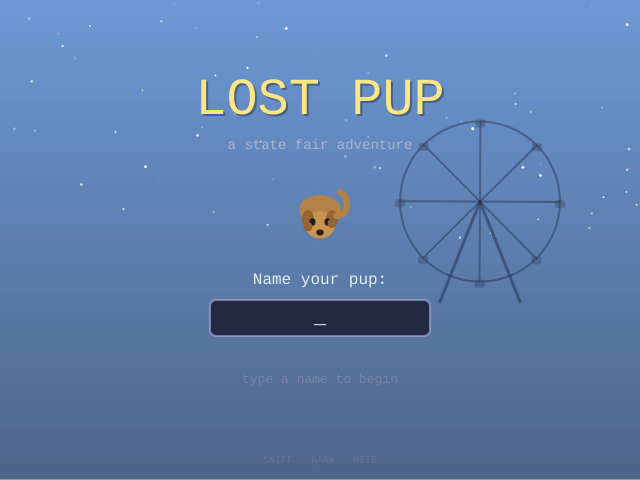
Frame 1 (no input)
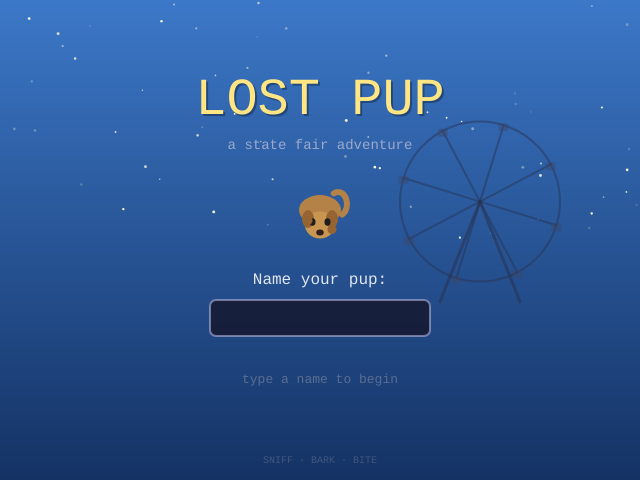
Frame 60 (no input)
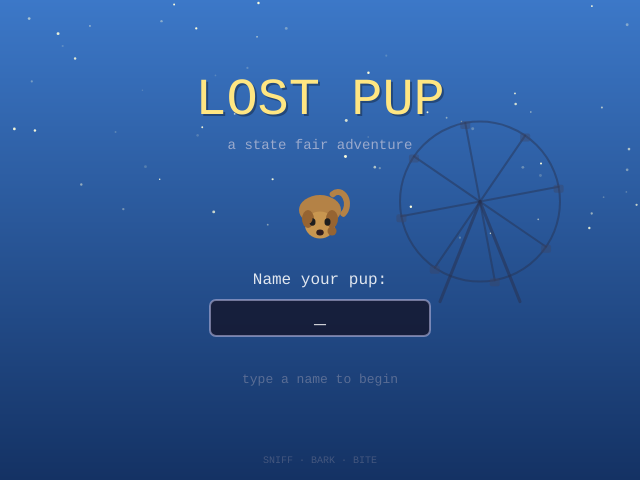
Frame 120 (the mouse pressed at the canvas centre since frame 60)

The p5.js sketch that drew these frames (run headless with seeded random() and noise() and a simulated clock; from frame 60 on, the mouse is pressed at the canvas centre):

// p5.js sketch
// ── sketch.js
// ============================================================
//  LOST PUP – a simple RPG in p5.js
//  A dog gets lost at a state fair and must find its family.
//  Paste into editor.p5js.org and click Play.
// ============================================================

// -- Game states --
const STATE_TITLE   = 0;
const STATE_STORY   = 1;
const STATE_PADDOCK = 2;
const STATE_MAP     = 3;
let gameState = STATE_TITLE;

// -- Player --
let pupName = "";
let typingName = true;
let cursorBlink = 0;

// -- Story slideshow --
let storyIndex = 0;
let storyFrame = 0;          // frames elapsed in current beat
let storyFade  = 0;          // 0..1 fade-in for each beat
const STORY_PANEL_TOP = 0;
const STORY_PANEL_BOT = 360; // caption area below
const STORY_BEATS = 5;

// -- Paddock layout (single-screen, top-down) --
const PAD_X = 110, PAD_Y = 170;
const PAD_W = 420, PAD_H = 220;
const GATE_W = 80;
const GATE_CX = PAD_X + PAD_W / 2;

// -- Pup (shared, used in paddock) --
let pup = {
  x: PAD_X + PAD_W / 2,
  y: PAD_Y + PAD_H / 2 + 20,
  dir: 0, frame: 0, speed: 2.2
};
let moving = false;
let bumpTimer = 0;       // brief flash when hitting fence
let gateNudges = 0;      // counts how many times player has poked the gate
let gateOpen = false;    // becomes true after biting the latch
let gateSwing = 0;       // animation amount for the gate opening (0..1)

// -- Action / message system --
let actionMessage = "";
let actionMessageTimer = 0;
let animalJumpTimer = 0; // bark startles the neighbours

// -- Overworld (retained for later use; not entered in this build) --
const TILE = 32;
const MAP_COLS = 40, MAP_ROWS = 30;
const MAP_W = MAP_COLS * TILE, MAP_H = MAP_ROWS * TILE;
let camX = 0, camY = 0;
let landmarks = [];

// ============================================================
//  SETUP / DRAW
// ============================================================
function setup() {
  createCanvas(640, 480);
  textFont("monospace");
  buildLandmarks();
}

function draw() {
  if (gameState === STATE_TITLE) {
    drawTitle();
  } else if (gameState === STATE_STORY) {
    drawStory();
  } else if (gameState === STATE_PADDOCK) {
    updatePaddock();
    drawPaddock();
  } else if (gameState === STATE_MAP) {
    updateMap();
    drawMap();
  }
}

// ============================================================
//  TITLE SCREEN
// ============================================================
function drawTitle() {
  for (let y = 0; y < height; y++) {
    let t = y / height;
    stroke(lerp(60, 20, t), lerp(120, 50, t), lerp(200, 100, t));
    line(0, y, width, y);
  }

  noStroke();
  randomSeed(42);
  for (let i = 0; i < 60; i++) {
    let sx = random(width);
    let sy = random(height * 0.5);
    let twinkle = 150 + 105 * sin(frameCount * 0.03 + i);
    fill(255, 255, 220, twinkle);
    ellipse(sx, sy, random(1.5, 3));
  }

  drawFerrisWheel(width * 0.75, height * 0.42, 80);

  noStroke();
  textAlign(CENTER, CENTER);
  fill(0, 0, 0, 80);
  textSize(52);
  text("LOST PUP", width / 2 + 2, 102);
  fill(255, 230, 130);
  text("LOST PUP", width / 2, 100);

  fill(200, 200, 220, 180);
  textSize(14);
  text("a state fair adventure", width / 2, 145);

  drawPupSprite(width / 2, 210, 3, 0, true);

  fill(255, 255, 255, 220);
  textSize(16);
  text("Name your pup:", width / 2, 280);

  let boxW = 220, boxH = 36;
  let boxX = width / 2 - boxW / 2;
  let boxY = 300;
  fill(20, 20, 40, 200);
  stroke(180, 180, 220, 150);
  strokeWeight(2);
  rect(boxX, boxY, boxW, boxH, 6);

  noStroke();
  fill(255);
  textSize(20);
  let displayName = pupName;
  cursorBlink += 0.06;
  if (sin(cursorBlink) > 0 && typingName) displayName += "_";
  text(displayName, width / 2, boxY + boxH / 2);

  if (pupName.length > 0) {
    let alpha = 150 + 100 * sin(frameCount * 0.05);
    fill(255, 230, 130, alpha);
    textSize(15);
    text("[ press ENTER to start ]", width / 2, 380);
  } else {
    fill(160, 160, 180, 120);
    textSize(13);
    text("type a name to begin", width / 2, 380);
  }

  fill(140, 140, 160, 100);
  textSize(10);
  text("SNIFF · BARK · BITE", width / 2, height - 20);
}

function drawFerrisWheel(cx, cy, r) {
  push();
  stroke(40, 50, 80, 120);
  strokeWeight(2);
  noFill();
  ellipse(cx, cy, r * 2, r * 2);

  let spokeCount = 8;
  let rot = frameCount * 0.005;
  for (let i = 0; i < spokeCount; i++) {
    let a = rot + (TWO_PI / spokeCount) * i;
    let ex = cx + cos(a) * r;
    let ey = cy + sin(a) * r;
    line(cx, cy, ex, ey);
    fill(60, 70, 100, 100);
    noStroke();
    rect(ex - 5, ey - 2, 10, 8, 2);
    stroke(40, 50, 80, 120);
    strokeWeight(2);
    noFill();
  }

  stroke(40, 50, 80, 140);
  strokeWeight(3);
  line(cx, cy, cx - r * 0.5, cy + r + 20);
  line(cx, cy, cx + r * 0.5, cy + r + 20);
  pop();
}

// ============================================================
//  STORY SLIDESHOW
// ============================================================
function drawStory() {
  storyFrame++;
  storyFade = constrain(storyFrame / 30, 0, 1);

  background(0);

  // Each beat draws into the panel area (0..STORY_PANEL_BOT)
  if      (storyIndex === 0) drawBeatArrival();
  else if (storyIndex === 1) drawBeatFerrisWheel();
  else if (storyIndex === 2) drawBeatCowChaos();
  else if (storyIndex === 3) drawBeatFlight();
  else if (storyIndex === 4) drawBeatWakeUp();

  // Fade-in mask
  if (storyFade < 1) {
    noStroke();
    fill(0, 0, 0, 255 * (1 - storyFade));
    rect(0, 0, width, STORY_PANEL_BOT);
  }

  drawStoryUI();
}

function drawStoryUI() {
  // Caption box
  noStroke();
  fill(15, 15, 22);
  rect(0, STORY_PANEL_BOT, width, height - STORY_PANEL_BOT);
  stroke(180, 180, 220, 80);
  strokeWeight(1);
  line(0, STORY_PANEL_BOT, width, STORY_PANEL_BOT);

  noStroke();
  fill(255, 230, 200);
  textAlign(LEFT, TOP);
  textSize(13);
  text(getStoryCaption(storyIndex, pupName), 24, STORY_PANEL_BOT + 18, width - 48, 80);

  // Page count
  textAlign(RIGHT, BOTTOM);
  textSize(10);
  fill(140, 140, 160);
  text("scene " + (storyIndex + 1) + " / " + STORY_BEATS, width - 16, height - 10);

  // Advance hint
  let alpha = 150 + 100 * sin(frameCount * 0.06);
  fill(255, 230, 130, alpha);
  textAlign(LEFT, BOTTOM);
  textSize(11);
  let hint = (storyIndex < STORY_BEATS - 1)
    ? "[ press SPACE / ENTER for next ]"
    : "[ press SPACE / ENTER to play ]";
  text(hint, 16, height - 10);
}

function getStoryCaption(i, name) {
  let n = name && name.length ? name : "the pup";
  switch (i) {
    case 0: return "It was a sunny morning, and the family arrived at the state fair with " + n + " happily tagging along.";
    case 1: return "While the family climbed aboard the Ferris wheel, they tied " + n + "'s leash to a temporary barrier nearby.";
    case 2: return "A farmer paused to pose her prize cow for a photo. The flash spooked the cow — it bolted, knocking the fence over!";
    case 3: return "Caught in the panic, " + n + " slipped free and fled through the crowd, frantically searching for the family.";
    case 4: return "" + n + " awoke in a small holding pen — the fair helpers had scooped up the loose pup and locked it in the small-animal paddock.";
  }
  return "";
}

// -- Beat 1: arrival at the fair --
function drawBeatArrival() {
  // Sky gradient
  for (let y = 0; y < STORY_PANEL_BOT; y++) {
    let t = y / STORY_PANEL_BOT;
    stroke(lerp(120, 200, t), lerp(180, 220, t), lerp(240, 230, t));
    line(0, y, width, y);
  }
  noStroke();

  // Sun
  fill(255, 240, 180, 90);
  ellipse(width - 100, 70, 110);
  fill(255, 235, 150);
  ellipse(width - 100, 70, 60);

  // Distant ferris wheel
  drawFerrisWheel(110, 130, 38);

  // Distant tents
  drawTent(220, 200, 50, [220, 90, 80]);
  drawTent(290, 195, 60, [80, 140, 200]);
  drawTent(380, 200, 55, [220, 180, 70]);
  drawTent(460, 198, 50, [120, 180, 100]);

  // Ground
  fill(110, 170, 80);
  rect(0, 245, width, STORY_PANEL_BOT - 245);
  // Path leading up to entrance
  fill(190, 165, 130);
  beginShape();
  vertex(width / 2 - 90, STORY_PANEL_BOT);
  vertex(width / 2 + 90, STORY_PANEL_BOT);
  vertex(width / 2 + 35, 245);
  vertex(width / 2 - 35, 245);
  endShape(CLOSE);

  // Fair entrance arch
  drawFairArch(width / 2, 245, 230);

  // Family + pup walking in (slow bob)
  let t = storyFrame * 0.08;
  let bob = sin(t) * 1.5;
  let approach = constrain(storyFrame * 0.3, 0, 60);
  let fy = STORY_PANEL_BOT - 35 - approach * 0.1;
  drawHuman(width / 2 - 70, fy + bob, 1.0, [70, 95, 150], [220, 195, 175], "dad");
  drawHuman(width / 2 - 35, fy - bob, 0.95, [180, 80, 100], [240, 215, 195], "mom");
  drawHuman(width / 2 + 5, fy + bob, 0.7, [230, 190, 70], [255, 220, 200], "kid");
  drawPupSideView(width / 2 + 40, fy + 10 - bob * 0.6, 1.2, true);

  // Floating balloon
  let by = 235 + sin(t * 0.7) * 6;
  fill(220, 70, 90);
  ellipse(width / 2 + 20, by, 14, 17);
  stroke(40);
  strokeWeight(1);
  line(width / 2 + 20, by + 8, width / 2 + 5, fy - 12);
  noStroke();
}

// -- Beat 2: Ferris wheel & tied-up pup --
function drawBeatFerrisWheel() {
  // Sky (afternoon)
  for (let y = 0; y < STORY_PANEL_BOT; y++) {
    let t = y / STORY_PANEL_BOT;
    stroke(lerp(255, 240, t), lerp(180, 200, t), lerp(140, 180, t));
    line(0, y, width, y);
  }
  noStroke();

  // Ground
  fill(120, 165, 85);
  rect(0, 280, width, STORY_PANEL_BOT - 280);

  // Big ferris wheel center-stage
  let wcx = width * 0.5;
  let wcy = 170;
  let wr = 130;
  drawBigFerrisWheel(wcx, wcy, wr, true);

  // Crowd silhouettes walking past in the foreground
  for (let i = 0; i < 5; i++) {
    let cx = (frameCount * 0.4 + i * 130) % (width + 80) - 40;
    let cy = 320 + (i % 2) * 6;
    drawCrowdPerson(cx, cy, 0.7, 60 + i * 30);
  }

  // Barrier / fence post in foreground with pup tied to it
  let fx = width * 0.22;
  let fy = 320;
  // Fence panel (chain-link-ish vertical posts)
  stroke(80, 60, 40);
  strokeWeight(3);
  line(fx - 40, fy + 20, fx + 40, fy + 20);
  line(fx - 40, fy + 5,  fx + 40, fy + 5);
  for (let i = -2; i <= 2; i++) {
    line(fx + i * 18, fy - 8, fx + i * 18, fy + 30);
  }
  noStroke();
  // post caps
  fill(60, 40, 25);
  for (let i = -2; i <= 2; i++) {
    ellipse(fx + i * 18, fy - 8, 4, 4);
  }

  // Pup sitting tied to it
  let pupX = fx + 5;
  let pupY = fy + 36;
  drawPupSideView(pupX, pupY, 1.4, false);

  // Leash from collar to fence post
  stroke(220, 60, 60);
  strokeWeight(2);
  noFill();
  bezier(pupX - 5, pupY - 4, pupX - 12, pupY - 18, fx - 15, fy + 5, fx - 18, fy + 8);
  noStroke();
}

function drawBigFerrisWheel(cx, cy, r, animated) {
  push();
  // Wheel rim
  stroke(80, 60, 40);
  strokeWeight(4);
  noFill();
  ellipse(cx, cy, r * 2, r * 2);
  stroke(120, 90, 50);
  strokeWeight(2);
  ellipse(cx, cy, r * 1.92, r * 1.92);

  let spokeCount = 8;
  let rot = animated ? frameCount * 0.006 : 0;
  for (let i = 0; i < spokeCount; i++) {
    let a = rot + (TWO_PI / spokeCount) * i;
    let ex = cx + cos(a) * r;
    let ey = cy + sin(a) * r;
    stroke(80, 60, 40);
    strokeWeight(2);
    line(cx, cy, ex, ey);

    // Gondola
    let gColors = [
      [220, 80, 80], [240, 200, 80], [120, 200, 130],
      [80, 160, 220], [180, 110, 220], [240, 130, 170],
      [80, 200, 200], [240, 160, 80]
    ];
    let gc = gColors[i];
    noStroke();
    fill(60, 40, 30);
    line(ex, ey, ex, ey + 8);
    stroke(60, 40, 30);
    strokeWeight(1);
    line(ex, ey, ex, ey + 8);
    noStroke();
    fill(gc[0], gc[1], gc[2]);
    rect(ex - 9, ey + 8, 18, 12, 3);
    fill(220, 230, 255, 200);
    rect(ex - 7, ey + 10, 14, 5);

    // The family is in the topmost gondola (highlighted)
    if (i === 6) { // approximately top after rotation
      // tiny waving figures
      fill(60, 70, 120);
      ellipse(ex - 4, ey + 11, 3, 3);
      fill(180, 80, 100);
      ellipse(ex,    ey + 11, 3, 3);
      fill(230, 190, 70);
      ellipse(ex + 4, ey + 11, 3, 3);
    }
  }

  // Center hub
  noStroke();
  fill(60, 40, 25);
  ellipse(cx, cy, 18, 18);
  fill(200, 180, 120);
  ellipse(cx, cy, 10, 10);

  // Support legs
  stroke(80, 60, 40);
  strokeWeight(5);
  line(cx, cy, cx - r * 0.55, cy + r + 24);
  line(cx, cy, cx + r * 0.55, cy + r + 24);
  pop();
}

// -- Beat 3: Cow chaos --
function drawBeatCowChaos() {
  // Sky / background tinted by camera flash
  let flashCycle = (storyFrame % 90);
  let flashAmt = 0;
  if (flashCycle < 8) flashAmt = 1 - flashCycle / 8;

  // Sky
  for (let y = 0; y < STORY_PANEL_BOT; y++) {
    let t = y / STORY_PANEL_BOT;
    stroke(lerp(220, 230, t), lerp(180, 210, t), lerp(140, 160, t));
    line(0, y, width, y);
  }
  noStroke();

  // Ground
  fill(120, 165, 85);
  rect(0, 240, width, STORY_PANEL_BOT - 240);

  // Distant booths
  drawTent(80, 220, 55, [180, 100, 120]);
  drawTent(540, 215, 60, [110, 160, 200]);

  // Photographer (left)
  drawPhotographer(120, 290, 1.0);

  // Cow rearing in the middle
  let shake = sin(storyFrame * 0.6) * 2;
  drawCow(330 + shake, 300, 1.4, true);

  // Farmer (right) being yanked by the rope
  drawFarmer(440, 295, 1.0);
  // Rope from farmer's hand to cow's head
  stroke(220, 200, 150);
  strokeWeight(2);
  noFill();
  bezier(425, 280, 400, 270, 380, 260, 305, 260 + shake);
  noStroke();

  // Knocked-over fence pieces
  push();
  translate(220, 320);
  rotate(-0.4);
  fill(140, 100, 60);
  rect(0, 0, 60, 5);
  rect(0, 12, 60, 5);
  pop();
  push();
  translate(280, 335);
  rotate(0.2);
  fill(140, 100, 60);
  rect(0, 0, 50, 4);
  pop();

  // Tied pup in panic, leash snapping
  let panicX = 250 + sin(storyFrame * 0.4) * 3;
  drawPupSideView(panicX, 335, 1.0, false);
  // panic squiggles above pup
  stroke(40);
  strokeWeight(1.5);
  noFill();
  for (let i = 0; i < 3; i++) {
    let sx = panicX - 12 + i * 10;
    line(sx, 312, sx + 3, 308);
    line(sx + 3, 308, sx, 304);
  }
  noStroke();

  // Camera flash burst
  if (flashAmt > 0) {
    // White overlay
    fill(255, 255, 255, 220 * flashAmt);
    rect(0, 0, width, STORY_PANEL_BOT);

    // Flash rays from photographer
    push();
    translate(132, 270);
    stroke(255, 255, 200, 230 * flashAmt);
    strokeWeight(3);
    for (let a = -PI/2 - 0.6; a <= -PI/2 + 0.6; a += 0.15) {
      line(0, 0, cos(a) * 200, sin(a) * 200);
    }
    pop();
  }

  // "*FLASH!*" text
  if (flashAmt > 0.2) {
    push();
    translate(165, 230);
    rotate(-0.15);
    noStroke();
    fill(255, 240, 80);
    textAlign(CENTER, CENTER);
    textSize(28);
    text("*FLASH!*", 0, 0);
    pop();
  }
}

// -- Beat 4: The flight --
function drawBeatFlight() {
  // Sky a bit later, dustier
  for (let y = 0; y < STORY_PANEL_BOT; y++) {
    let t = y / STORY_PANEL_BOT;
    stroke(lerp(230, 220, t), lerp(170, 180, t), lerp(120, 130, t));
    line(0, y, width, y);
  }
  noStroke();

  // Ground
  fill(140, 130, 90);
  rect(0, 250, width, STORY_PANEL_BOT - 250);

  // Crowd of legs in background, jumbled
  for (let i = 0; i < 14; i++) {
    let cx = (i * 47 + (frameCount * 0.6) % 47) % width;
    let cy = 245 + (i % 3) * 10;
    drawCrowdPerson(cx, cy + 18, 0.85, 90 + i * 17);
  }

  // Dust clouds (plumes left behind by the running pup)
  for (let i = 0; i < 6; i++) {
    let dx = 380 - i * 35 + sin(frameCount * 0.1 + i) * 2;
    let dy = 330 + (i % 2) * 6;
    fill(200, 190, 160, 180 - i * 25);
    ellipse(dx, dy, 28 - i * 2, 14 - i);
  }

  // Pup running fast (offset bob)
  let runBob = sin(frameCount * 0.5) * 2;
  let runX = 200 + sin(frameCount * 0.05) * 6;
  drawRunningPup(runX, 320 + runBob, 1.6);

  // Motion lines behind the pup
  stroke(60, 50, 40, 200);
  strokeWeight(2);
  for (let i = 0; i < 5; i++) {
    let mx = runX + 30 + i * 16;
    let my = 305 + i * 5;
    line(mx, my, mx + 14, my);
  }
  noStroke();

  // Anxious "?!" above the pup
  fill(40);
  textAlign(LEFT, CENTER);
  textSize(22);
  text("?!", runX - 20, 290 - sin(frameCount * 0.2) * 2);
}

// -- Beat 5: Waking up in the holding pen --
function drawBeatWakeUp() {
  // Dim barn lighting
  background(70, 55, 45);

  // Wooden wall behind
  fill(110, 80, 55);
  rect(0, 0, width, 130);
  stroke(80, 55, 35);
  strokeWeight(1);
  for (let i = 0; i < 14; i++) {
    line(i * 50, 0, i * 50, 130);
  }
  noStroke();
  // Beam
  fill(70, 50, 30);
  rect(0, 122, width, 8);

  // Window beam of light
  fill(255, 220, 140, 60);
  beginShape();
  vertex(420, 0);
  vertex(560, 0);
  vertex(640, 240);
  vertex(360, 240);
  endShape(CLOSE);

  // Floor (dirt with hay)
  fill(150, 110, 70);
  rect(0, 130, width, STORY_PANEL_BOT - 130);
  // Hay strands
  stroke(220, 200, 130);
  strokeWeight(1);
  randomSeed(7);
  for (let i = 0; i < 60; i++) {
    let hx = random(width);
    let hy = random(140, STORY_PANEL_BOT - 5);
    let ang = random(-0.4, 0.4);
    line(hx, hy, hx + cos(ang) * 6, hy + sin(ang) * 6);
  }
  noStroke();

  // Pen fence (foreground rails)
  drawPenFence(60, 240, 520, 100);

  // Sleeping pup curled up
  drawSleepingPup(width / 2, 305, 1.6);

  // ZZZ
  push();
  let zt = storyFrame * 0.04;
  noStroke();
  fill(220, 220, 240, 200);
  textAlign(LEFT, CENTER);
  textSize(20);
  text("z", width / 2 + 30 + sin(zt) * 2, 270 - (zt * 8) % 30);
  textSize(16);
  text("z", width / 2 + 22 + sin(zt + 1) * 2, 280 - (zt * 8 + 10) % 30);
  textSize(12);
  text("z", width / 2 + 16 + sin(zt + 2) * 2, 286 - (zt * 8 + 20) % 30);
  pop();

  // A nearby caged rabbit pen for context
  drawTinyPen(70, 250, 70, 50, [240, 240, 240]); // rabbit
  drawTinyPen(515, 252, 75, 55, [230, 200, 130]); // chicken
}

// ============================================================
//  STORY HELPERS – figures and props
// ============================================================
function drawHuman(x, y, scale, shirt, skin, kind) {
  push();
  translate(x, y);
  let s = scale;

  // Shadow
  noStroke();
  fill(0, 0, 0, 60);
  ellipse(0, 18 * s, 18 * s, 4 * s);

  // Legs
  fill(40, 40, 70);
  rect(-3 * s, 0, 2.5 * s, 14 * s, 1);
  rect(0.6 * s, 0, 2.5 * s, 14 * s, 1);

  // Body
  fill(shirt[0], shirt[1], shirt[2]);
  rect(-5 * s, -16 * s, 10 * s, 18 * s, 2);

  // Arms
  fill(skin[0], skin[1], skin[2]);
  rect(-7 * s, -15 * s, 2 * s, 13 * s, 1);
  rect(5 * s, -15 * s, 2 * s, 13 * s, 1);

  // Head
  fill(skin[0], skin[1], skin[2]);
  ellipse(0, -22 * s, 9 * s, 10 * s);

  // Hair
  if (kind === "mom") {
    fill(110, 60, 30);
    arc(0, -23 * s, 11 * s, 9 * s, PI, TWO_PI);
    fill(110, 60, 30);
    rect(-5.5 * s, -23 * s, 11 * s, 5 * s, 2);
  } else if (kind === "kid") {
    fill(180, 130, 60);
    arc(0, -23 * s, 9 * s, 7 * s, PI, TWO_PI);
  } else {
    fill(60, 40, 25);
    arc(0, -23 * s, 9 * s, 6 * s, PI, TWO_PI);
  }

  // Smile
  noFill();
  stroke(50, 30, 20);
  strokeWeight(0.8);
  arc(0, -20 * s, 3 * s, 2 * s, 0, PI);
  noStroke();

  pop();
}

function drawCrowdPerson(x, y, scale, hueSeed) {
  let s = scale;
  push();
  translate(x, y);
  noStroke();
  // legs
  fill(30, 30, 50);
  rect(-3 * s, 0, 2.5 * s, 14 * s);
  rect(0.6 * s, 0, 2.5 * s, 14 * s);
  // body (varied shirt)
  let r = 80 + (hueSeed * 13) % 160;
  let g = 80 + (hueSeed * 29) % 160;
  let b = 80 + (hueSeed * 7) % 160;
  fill(r, g, b);
  rect(-5 * s, -16 * s, 10 * s, 18 * s, 2);
  // head
  fill(220, 195, 175);
  ellipse(0, -22 * s, 8 * s, 9 * s);
  // hair
  fill(40, 25, 15);
  arc(0, -23 * s, 8 * s, 6 * s, PI, TWO_PI);
  pop();
}

function drawFarmer(x, y, scale) {
  let s = scale;
  drawHuman(x, y, scale, [180, 70, 70], [230, 200, 175], "dad");
  // straw hat brim
  push();
  translate(x, y);
  noStroke();
  fill(220, 180, 110);
  ellipse(0, -28 * s, 18 * s, 4 * s);
  fill(200, 160, 90);
  rect(-4.5 * s, -32 * s, 9 * s, 5 * s, 2);
  // overalls strap
  fill(60, 80, 130);
  rect(-2 * s, -16 * s, 1.5 * s, 18 * s);
  pop();
}

function drawPhotographer(x, y, scale) {
  let s = scale;
  drawHuman(x, y, scale, [50, 60, 80], [220, 195, 175], "dad");
  // hands holding camera up to face
  push();
  translate(x, y);
  noStroke();
  fill(20, 20, 25);
  rect(-7 * s, -28 * s, 14 * s, 8 * s, 1);
  fill(70, 70, 80);
  ellipse(0, -24 * s, 5 * s, 5 * s);
  fill(220, 220, 230);
  ellipse(0, -24 * s, 2.5 * s, 2.5 * s);
  // little flash bulb on top
  fill(255, 255, 200);
  rect(3 * s, -32 * s, 4 * s, 3 * s, 1);
  pop();
}

function drawCow(x, y, scale, rearing) {
  push();
  translate(x, y);
  if (rearing) rotate(-0.45);
  let s = scale;

  noStroke();
  // body
  fill(245, 245, 240);
  ellipse(0, 0, 50 * s, 28 * s);
  // spots
  fill(40, 40, 40);
  ellipse(-10 * s, -3 * s, 12 * s, 9 * s);
  ellipse(8 * s, 4 * s, 10 * s, 7 * s);
  ellipse(16 * s, -5 * s, 9 * s, 6 * s);
  ellipse(-18 * s, 5 * s, 7 * s, 5 * s);

  // back legs (stationary)
  fill(40, 40, 40);
  rect(10 * s, 8 * s, 4 * s, 16 * s);
  rect(16 * s, 8 * s, 4 * s, 16 * s);

  // front legs (kicking up)
  rect(-12 * s, 4 * s, 4 * s, 14 * s);
  rect(-6 * s, 4 * s, 4 * s, 14 * s);

  // udder
  fill(255, 195, 200);
  ellipse(8 * s, 12 * s, 9 * s, 6 * s);

  // head
  fill(245, 245, 240);
  ellipse(-26 * s, -5 * s, 18 * s, 14 * s);
  // snout
  fill(220, 175, 175);
  ellipse(-33 * s, -2 * s, 9 * s, 7 * s);
  // nostrils
  fill(120, 80, 80);
  ellipse(-35 * s, -3 * s, 1.8 * s);
  ellipse(-35 * s, 0 * s, 1.8 * s);
  // eye (panicked, wide)
  fill(255);
  ellipse(-26 * s, -10 * s, 5 * s, 5 * s);
  fill(0);
  ellipse(-25 * s, -10 * s, 2.4 * s, 2.4 * s);
  // horns
  fill(225, 205, 165);
  triangle(-26 * s, -12 * s, -28 * s, -19 * s, -22 * s, -12 * s);
  triangle(-22 * s, -12 * s, -22 * s, -19 * s, -18 * s, -12 * s);
  // ear
  fill(40, 40, 40);
  ellipse(-19 * s, -12 * s, 6 * s, 4 * s);

  pop();
}

function drawTent(x, y, w, color) {
  push();
  translate(x, y);
  noStroke();
  // shadow
  fill(0, 0, 0, 50);
  ellipse(0, w * 0.32, w * 1.1, w * 0.18);
  // body
  fill(color[0], color[1], color[2]);
  triangle(-w / 2, w * 0.3, w / 2, w * 0.3, 0, -w * 0.45);
  // stripe
  fill(255, 255, 255, 150);
  triangle(-w / 4, w * 0.15, w / 4, w * 0.15, 0, -w * 0.2);
  // flag
  stroke(60, 40, 30);
  strokeWeight(1);
  line(0, -w * 0.45, 0, -w * 0.6);
  noStroke();
  fill(220, 50, 50);
  triangle(0, -w * 0.6, 0, -w * 0.5, w * 0.18, -w * 0.55);
  pop();
}

function drawFairArch(cx, baseY, w) {
  push();
  noStroke();
  // Posts
  fill(140, 100, 60);
  rect(cx - w / 2 - 6, baseY - 90, 12, 90);
  rect(cx + w / 2 - 6, baseY - 90, 12, 90);
  // Banner
  fill(220, 60, 60);
  rect(cx - w / 2 - 10, baseY - 110, w + 20, 30, 4);
  fill(255, 235, 130);
  textAlign(CENTER, CENTER);
  textSize(15);
  text("STATE FAIR", cx, baseY - 95);
  // Bunting
  stroke(240, 220, 80);
  strokeWeight(1.5);
  noFill();
  for (let i = 0; i < 10; i++) {
    let x1 = cx - w / 2 + i * (w / 10);
    let x2 = cx - w / 2 + (i + 1) * (w / 10);
    arc((x1 + x2) / 2, baseY - 75, x2 - x1, 8, 0, PI);
  }
  pop();
}

function drawPupSideView(x, y, scale, isMoving) {
  push();
  translate(x, y);
  let s = scale;

  // Shadow
  noStroke();
  fill(0, 0, 0, 60);
  ellipse(0, 9 * s, 22 * s, 4 * s);

  // Body
  fill(180, 130, 70);
  ellipse(0, 0, 22 * s, 12 * s);

  // Front leg
  fill(150, 100, 50);
  let stepF = isMoving ? sin(frameCount * 0.3) * 1.5 * s : 0;
  rect(-2 * s, 4 * s, 2.4 * s, 6 * s + stepF);
  rect(4 * s,  4 * s, 2.4 * s, 6 * s - stepF);
  // Back leg
  rect(-8 * s, 4 * s, 2.4 * s, 6 * s - stepF);
  rect(-5 * s, 4 * s, 2.4 * s, 6 * s + stepF);

  // Tail
  noFill();
  stroke(180, 130, 70);
  strokeWeight(2.5 * s);
  let wag = isMoving ? sin(frameCount * 0.4) * 0.4 : 0.1;
  arc(-9 * s, -2 * s, 8 * s, 10 * s, -PI - 0.3 + wag, -HALF_PI + wag);
  noStroke();

  // Head
  fill(200, 150, 80);
  ellipse(10 * s, -3 * s, 13 * s, 11 * s);

  // Ear
  fill(150, 100, 50);
  triangle(8 * s, -8 * s, 5 * s, -13 * s, 12 * s, -8 * s);

  // Collar
  fill(220, 60, 60);
  rect(4 * s, 0 * s, 5 * s, 2 * s);

  // Eye
  fill(20);
  ellipse(13 * s, -3 * s, 1.6 * s);

  // Nose
  fill(40, 25, 25);
  ellipse(16 * s, -1 * s, 2.4 * s, 1.8 * s);

  // Mouth (small smile)
  stroke(40, 25, 25);
  strokeWeight(0.8);
  noFill();
  arc(15 * s, 1 * s, 3 * s, 2 * s, 0, PI);

  pop();
}

function drawRunningPup(x, y, scale) {
  push();
  translate(x, y);
  let s = scale;

  // Body stretched
  noStroke();
  fill(0, 0, 0, 70);
  ellipse(0, 10 * s, 28 * s, 4 * s);

  fill(180, 130, 70);
  ellipse(0, 0, 26 * s, 11 * s);

  // Legs splayed (running pose)
  fill(150, 100, 50);
  let f = sin(frameCount * 0.6) * 3 * s;
  // back legs
  rect(-10 * s, 3 * s, 2.4 * s, 7 * s + f);
  rect(-7 * s, 3 * s, 2.4 * s, 7 * s - f);
  // front legs
  rect(5 * s, 3 * s, 2.4 * s, 7 * s + f);
  rect(8 * s, 3 * s, 2.4 * s, 7 * s - f);

  // Tail (straight back, fearful)
  noFill();
  stroke(180, 130, 70);
  strokeWeight(2.4 * s);
  line(-12 * s, -2 * s, -20 * s, -1 * s);
  noStroke();

  // Head
  fill(200, 150, 80);
  ellipse(12 * s, -3 * s, 13 * s, 11 * s);
  // Ears flopping
  fill(150, 100, 50);
  triangle(8 * s, -7 * s, 6 * s, -13 * s, 12 * s, -7 * s);

  // Eye wide
  fill(255);
  ellipse(15 * s, -4 * s, 4 * s, 4 * s);
  fill(0);
  ellipse(16 * s, -4 * s, 2 * s, 2 * s);

  // Nose
  fill(40, 25, 25);
  ellipse(18 * s, -1 * s, 2.4 * s, 1.8 * s);

  // Mouth open
  fill(180, 80, 80);
  ellipse(17 * s, 2 * s, 4 * s, 3 * s);

  // Tongue
  fill(230, 100, 110);
  ellipse(18 * s, 3 * s, 3 * s, 2 * s);

  pop();
}

function drawSleepingPup(x, y, scale) {
  push();
  translate(x, y);
  let s = scale;
  noStroke();
  // shadow
  fill(0, 0, 0, 80);
  ellipse(0, 10 * s, 36 * s, 6 * s);
  // curled body
  fill(180, 130, 70);
  ellipse(0, 0, 32 * s, 18 * s);
  fill(160, 110, 55);
  arc(0, 0, 32 * s, 18 * s, 0, PI);
  // head resting on body
  fill(200, 150, 80);
  ellipse(-12 * s, 2 * s, 14 * s, 11 * s);
  // ear
  fill(150, 100, 50);
  triangle(-15 * s, -3 * s, -19 * s, -8 * s, -10 * s, -3 * s);
  // closed eye (line)
  stroke(40);
  strokeWeight(1);
  line(-15 * s, 1 * s, -11 * s, 1 * s);
  noStroke();
  // nose
  fill(40, 25, 25);
  ellipse(-18 * s, 4 * s, 2.4 * s, 1.8 * s);
  // tail
  noFill();
  stroke(180, 130, 70);
  strokeWeight(3 * s);
  arc(10 * s, -2 * s, 14 * s, 14 * s, -HALF_PI, PI);
  pop();
}

function drawPenFence(x, y, w, h) {
  push();
  noStroke();
  // top rail
  fill(120, 85, 55);
  rect(x, y, w, 6);
  // bottom rail
  rect(x, y + h - 6, w, 6);
  // posts
  fill(100, 70, 45);
  for (let i = 0; i <= w; i += 50) {
    rect(x + i, y - 6, 8, h + 12);
  }
  // shadow line
  stroke(50, 30, 20, 80);
  strokeWeight(1);
  line(x, y + h, x + w, y + h);
  pop();
}

function drawTinyPen(x, y, w, h, animalColor) {
  push();
  noStroke();
  // pen ground
  fill(150, 110, 70);
  rect(x, y, w, h);
  // wire fence
  stroke(90, 70, 50);
  strokeWeight(1);
  for (let i = 0; i <= w; i += 8) {
    line(x + i, y, x + i, y + h);
  }
  for (let j = 0; j <= h; j += 10) {
    line(x, y + j, x + w, y + j);
  }
  noStroke();
  // Animal jumps when startled by a bark.
  let jump = 0;
  if (animalJumpTimer > 0) {
    let t = animalJumpTimer / 40;
    jump = -sin(t * PI) * 8;
  }
  // tiny animal
  fill(animalColor[0], animalColor[1], animalColor[2]);
  ellipse(x + w / 2, y + h / 2 + 4 + jump, w * 0.5, h * 0.45);
  fill(animalColor[0] - 20, animalColor[1] - 20, animalColor[2] - 20);
  ellipse(x + w / 2 + 6, y + h / 2 - 4 + jump, w * 0.25, h * 0.3);
  // exclamation when jumping
  if (animalJumpTimer > 20) {
    fill(40);
    textAlign(CENTER, CENTER);
    textSize(12);
    text("!", x + w / 2 - 14, y + h / 2 - 10 + jump);
  }
  pop();
}

// ============================================================
//  PADDOCK – starting gameplay state
// ============================================================
function updatePaddock() {
  if (bumpTimer > 0) bumpTimer--;
  if (actionMessageTimer > 0) actionMessageTimer--;
  if (animalJumpTimer > 0) animalJumpTimer--;
  if (gateOpen && gateSwing < 1) gateSwing = min(1, gateSwing + 0.04);

  moving = false;
  let dx = 0, dy = 0;
  if (keyIsDown(LEFT_ARROW))  { dx = -1; pup.dir = 1; }
  if (keyIsDown(RIGHT_ARROW)) { dx =  1; pup.dir = 2; }
  if (keyIsDown(UP_ARROW))    { dy = -1; pup.dir = 3; }
  if (keyIsDown(DOWN_ARROW))  { dy =  1; pup.dir = 0; }

  if (dx !== 0 || dy !== 0) {
    moving = true;
    if (dx !== 0 && dy !== 0) { dx *= 0.707; dy *= 0.707; }

    let newX = pup.x + dx * pup.speed;
    let newY = pup.y + dy * pup.speed;

    // Collision: stay inside the paddock interior, except past an open gate.
    let minX = PAD_X + 12;
    let maxX = PAD_X + PAD_W - 12;
    let minY = PAD_Y + 12;
    let maxY = PAD_Y + PAD_H - 12;

    let bumped = false;
    if (newX < minX) { newX = minX; bumped = true; }
    if (newX > maxX) { newX = maxX; bumped = true; }
    if (newY < minY) { newY = minY; bumped = true; }

    // South side: gated. Pass-through only when the gate is open AND the
    // pup is roughly within the gate width.
    let inGateGap = Math.abs(newX - GATE_CX) < GATE_W / 2 - 4;
    if (newY > maxY && !(gateOpen && inGateGap)) {
      newY = maxY;
      bumped = true;
      if (!gateOpen && Math.abs(newX - GATE_CX) < GATE_W / 2 + 4) {
        gateNudges++;
      }
    }
    if (bumped) bumpTimer = 12;

    pup.x = newX;
    pup.y = newY;
    pup.frame += 0.15;
  }

  // Once the gate is open and the pup has walked past the south fence line,
  // hand control off to the overworld.
  if (gateOpen && pup.y > PAD_Y + PAD_H + 24) {
    enterOverworld();
  }
}

// ---- Paddock actions ----------------------------------------------------
function setActionMessage(msg, duration) {
  actionMessage = msg;
  actionMessageTimer = duration || 240;
}

function pupNearFence() {
  let edge = 28;
  return (pup.x - PAD_X)            < edge
      || (PAD_X + PAD_W - pup.x)    < edge
      || (pup.y - PAD_Y)            < edge
      || (PAD_Y + PAD_H - pup.y)    < edge;
}

function pupNearGate() {
  let dy = (PAD_Y + PAD_H) - pup.y;
  let dx = pup.x - GATE_CX;
  return dy < 36 && Math.abs(dx) < GATE_W / 2 + 6;
}

function doSniff() {
  setActionMessage(
    pupName + " sniffs the air... rabbits, chickens, sun-warmed dirt, and " +
    "a faint, delicious whiff of funnel cake on the breeze!");
}

function doDig() {
  if (pupNearFence()) {
    setActionMessage(
      pupName + " scratches at the dirt by the fence... wire netting is " +
      "buried along the bottom. The small-animal pens are built tight.");
  } else {
    setActionMessage(
      pupName + " kicks up a small cloud of dirt. Nothing buried here in " +
      "the middle of the pen.");
  }
}

function doBark() {
  animalJumpTimer = 40;
  setActionMessage(
    pupName + " lets out a sharp BARK! The rabbit and chickens jump in " +
    "their cages — but no one comes to investigate.");
}

function doBite() {
  if (pupNearGate()) {
    if (!gateOpen) {
      gateOpen = true;
      setActionMessage(
        pupName + " chomps down on the latch — *click!* The simple hand " +
        "latch flips open and the gate swings wide. Head south to escape!");
    } else {
      setActionMessage("The gate is already open. Walk south to escape!");
    }
  } else {
    setActionMessage(
      pupName + " snaps at the air. (Bite works on something specific — " +
      "maybe the gate's latch?)");
  }
}

function enterOverworld() {
  gameState = STATE_MAP;
  // Spawn just south of the Horse Barn landmark (tiles 30..35, y=5..8).
  pup.x = 33 * TILE;
  pup.y = 9 * TILE + 16;
  pup.dir = 0;
  pup.frame = 0;
  camX = constrain(pup.x - width / 2, 0, MAP_W - width);
  camY = constrain(pup.y - height / 2, 0, MAP_H - height);
}

function drawPaddock() {
  // Sky / outside-the-pen area
  background(96, 145, 78);

  // Subtle grass texture stripes
  noStroke();
  fill(86, 135, 68);
  for (let i = 0; i < 16; i++) {
    rect(0, i * 30 + (frameCount * 0.05) % 30, width, 12);
  }

  // Horse barn building (top of the screen)
  drawHorseBarn(40, 12, width - 80, 130);

  // Path leading away to the south (blocked at the bottom edge)
  fill(180, 155, 120);
  rect(GATE_CX - 35, PAD_Y + PAD_H + 4, 70, height - (PAD_Y + PAD_H + 4));
  // Path texture
  fill(165, 140, 105);
  for (let i = 0; i < 4; i++) {
    rect(GATE_CX - 30, PAD_Y + PAD_H + 16 + i * 20, 60, 4);
  }

  // Neighboring small-animal pens
  drawTinyPen(20, 250, 75, 60, [240, 240, 240]);   // rabbit
  drawTinyPen(20, 320, 75, 60, [230, 200, 130]);   // chicken
  drawTinyPen(width - 95, 250, 75, 60, [230, 200, 130]);
  drawTinyPen(width - 95, 320, 75, 60, [240, 230, 230]);

  // Hay bales decoration just outside the paddock
  drawHayBale(50, 210);
  drawHayBale(width - 90, 210);

  // Paddock dirt floor (interior)
  fill(168, 138, 95);
  rect(PAD_X, PAD_Y, PAD_W, PAD_H);
  // Dirt speckles
  noStroke();
  randomSeed(11);
  for (let i = 0; i < 70; i++) {
    fill(140, 110, 75);
    let dx = PAD_X + random(PAD_W);
    let dy = PAD_Y + random(PAD_H);
    ellipse(dx, dy, random(2, 4), random(2, 4));
  }

  // Water trough sits inside the paddock (drawn over the dirt)
  drawWaterTrough(PAD_X + 16, PAD_Y + PAD_H - 36);

  // Paddock fence (top, sides, bottom-with-gate)
  drawPaddockFence();

  // Pup inside the paddock
  let bobble = moving ? sin(pup.frame * 4) * 2 : 0;
  drawPupSprite(pup.x, pup.y + bobble, 1.5, pup.dir, moving);

  // Pup name tag
  noStroke();
  fill(0, 0, 0, 90);
  rect(pup.x - 26, pup.y - 28, 52, 13, 3);
  fill(255, 255, 255, 230);
  textAlign(CENTER, CENTER);
  textSize(10);
  text(pupName, pup.x, pup.y - 22);

  // Bump flash
  if (bumpTimer > 0) {
    fill(255, 80, 80, bumpTimer * 14);
    noStroke();
    rect(0, 0, width, height);
  }

  drawPaddockHUD();
}

function drawPaddockFence() {
  push();
  noStroke();

  // Top rail
  fill(130, 90, 55);
  rect(PAD_X - 6, PAD_Y - 6, PAD_W + 12, 6);
  fill(110, 75, 45);
  rect(PAD_X - 6, PAD_Y, PAD_W + 12, 4);

  // Left rail
  fill(130, 90, 55);
  rect(PAD_X - 6, PAD_Y - 6, 6, PAD_H + 12);
  // Right rail
  rect(PAD_X + PAD_W, PAD_Y - 6, 6, PAD_H + 12);

  // Bottom rail (split for the gate)
  fill(130, 90, 55);
  rect(PAD_X - 6, PAD_Y + PAD_H, GATE_CX - GATE_W / 2 - (PAD_X - 6), 6);
  rect(GATE_CX + GATE_W / 2, PAD_Y + PAD_H,
       (PAD_X + PAD_W + 6) - (GATE_CX + GATE_W / 2), 6);

  // Posts
  fill(95, 65, 40);
  for (let i = 0; i <= PAD_W; i += 60) {
    // top edge posts
    rect(PAD_X + i - 4, PAD_Y - 12, 8, 10);
    // bottom edge posts (skip those inside the gate gap)
    if (PAD_X + i < GATE_CX - GATE_W / 2 - 4 ||
        PAD_X + i > GATE_CX + GATE_W / 2 + 4) {
      rect(PAD_X + i - 4, PAD_Y + PAD_H + 4, 8, 10);
    }
  }
  for (let j = 0; j <= PAD_H; j += 60) {
    rect(PAD_X - 12, PAD_Y + j - 4, 10, 8);
    rect(PAD_X + PAD_W + 2, PAD_Y + j - 4, 10, 8);
  }

  // Gate posts
  fill(80, 55, 30);
  rect(GATE_CX - GATE_W / 2 - 5, PAD_Y + PAD_H - 6, 5, 18);
  rect(GATE_CX + GATE_W / 2,     PAD_Y + PAD_H - 6, 5, 18);

  // Gate — hinges on the left post. When open, swings outward toward the
  // south so the south path is unobstructed.
  push();
  translate(GATE_CX - GATE_W / 2, PAD_Y + PAD_H + 3);
  rotate(gateSwing * HALF_PI);
  fill(140, 100, 60);
  rect(4, -6, GATE_W - 8, 6);
  rect(4, 4,  GATE_W - 8, 6);
  // Cross brace
  stroke(110, 75, 40);
  strokeWeight(2);
  line(4, 8, GATE_W - 4, -6);
  noStroke();
  // Latch + padlock at the far (free) end of the gate
  if (gateSwing < 0.05) {
    fill(120, 120, 130);
    rect(GATE_W - 16, -2, 14, 5, 1);
    fill(180, 180, 195);
    ellipse(GATE_W - 4, 1, 8, 9);
    fill(40);
    ellipse(GATE_W - 4, 2, 3, 4);
  } else {
    // Latch popped open
    fill(120, 120, 130);
    rect(GATE_W - 16, -2, 10, 5, 1);
    fill(180, 180, 195);
    ellipse(GATE_W - 4, 2, 8, 9);
    noFill();
    stroke(160, 160, 175);
    strokeWeight(2);
    arc(GATE_W - 4, -2, 6, 7, PI + 0.4, TWO_PI - 0.4);
    noStroke();
  }
  pop();
  pop();
}

function drawHorseBarn(x, y, w, h) {
  push();
  noStroke();
  // Roof
  fill(140, 60, 50);
  triangle(x - 8, y + 30, x + w + 8, y + 30, x + w / 2, y - 12);
  // Roof shading
  fill(110, 45, 38);
  triangle(x - 8, y + 30, x + w / 2, y + 30, x + w / 2, y - 12);

  // Barn body
  fill(170, 80, 65);
  rect(x, y + 28, w, h - 28);
  // Plank lines
  stroke(110, 50, 40);
  strokeWeight(1);
  for (let i = 0; i < w; i += 20) {
    line(x + i, y + 28, x + i, y + h);
  }
  noStroke();

  // Big barn doors
  fill(110, 50, 40);
  rect(x + w / 2 - 38, y + 50, 76, h - 50);
  fill(80, 35, 25);
  rect(x + w / 2 - 38, y + 50, 38, h - 50);
  // X braces on doors
  stroke(60, 30, 20);
  strokeWeight(2);
  line(x + w / 2 - 38, y + 50, x + w / 2,      y + h);
  line(x + w / 2,      y + 50, x + w / 2 - 38, y + h);
  line(x + w / 2,      y + 50, x + w / 2 + 38, y + h);
  line(x + w / 2 + 38, y + 50, x + w / 2,      y + h);
  noStroke();

  // Hayloft window
  fill(60, 35, 25);
  rect(x + w / 2 - 12, y + 4, 24, 22);
  fill(220, 200, 130);
  rect(x + w / 2 - 9, y + 7, 18, 16);
  // Sign
  fill(240, 230, 200);
  rect(x + w / 2 - 50, y + h - 26, 100, 16, 3);
  fill(60, 30, 20);
  textAlign(CENTER, CENTER);
  textSize(10);
  text("HORSE BARN", x + w / 2, y + h - 18);
  pop();
}

function drawHayBale(x, y) {
  push();
  noStroke();
  fill(0, 0, 0, 60);
  ellipse(x + 22, y + 28, 50, 8);
  fill(220, 190, 110);
  rect(x, y, 44, 26, 3);
  fill(200, 165, 90);
  for (let i = 0; i < 5; i++) line(x + 4, y + 4 + i * 5, x + 40, y + 4 + i * 5);
  stroke(160, 130, 70);
  strokeWeight(1);
  for (let i = 0; i < 5; i++) line(x + 4, y + 4 + i * 5, x + 40, y + 4 + i * 5);
  noStroke();
  pop();
}

function drawWaterTrough(x, y) {
  push();
  noStroke();
  // wood
  fill(95, 65, 40);
  rect(x, y, 60, 18, 3);
  // water
  fill(80, 140, 200);
  rect(x + 3, y + 3, 54, 12, 2);
  // ripple
  stroke(200, 220, 240, 180);
  strokeWeight(1);
  noFill();
  let rx = x + 30 + sin(frameCount * 0.06) * 6;
  arc(rx, y + 9, 14, 5, 0, PI);
  noStroke();
  pop();
}

function drawPaddockHUD() {
  // Top bar
  noStroke();
  fill(0, 0, 0, 130);
  rect(0, 0, width, 28);

  fill(255, 230, 130);
  textAlign(LEFT, CENTER);
  textSize(13);
  text("LOST PUP — " + pupName, 10, 14);

  fill(200, 200, 220, 160);
  textAlign(RIGHT, CENTER);
  textSize(11);
  text("ARROWS to move", width - 10, 14);

  // Bottom info bubble: dynamic message on top, action keys below.
  let bx = 16, bw = width - 32;
  let bh = 70, by = height - bh - 8;

  noStroke();
  fill(0, 0, 0, 165);
  rect(bx, by, bw, bh, 6);
  noFill();
  stroke(255, 230, 130, 120);
  strokeWeight(1);
  rect(bx, by, bw, bh, 6);
  noStroke();

  // Pick the message to display.
  let msg;
  if (actionMessageTimer > 0) {
    msg = actionMessage;
  } else if (gateOpen) {
    msg = "The gate is open! Use the ARROW KEYS to walk south out of the pen.";
  } else if (gateNudges > 4) {
    msg = pupName + " is trapped in the small-animal pen. " +
          "The latch is right there — surely one of " + pupName + "'s " +
          "actions can deal with it?";
  } else {
    msg = pupName + " is locked in the small-animal pen. " +
          "Try Sniff, Dig, Bark, and Bite to find a way out.";
  }

  fill(255, 240, 210);
  textAlign(LEFT, TOP);
  textSize(11);
  text(msg, bx + 12, by + 8, bw - 24, 38);

  // Action key legend across the bottom of the bubble.
  let cy = by + bh - 14;
  let cx = bx + 14;
  let step = (bw - 28) / 4;
  drawKeyHint(cx + step * 0,     cy, "D", "Dig");
  drawKeyHint(cx + step * 1,     cy, "B", "Bark");
  drawKeyHint(cx + step * 2,     cy, "S", "Sniff");
  drawKeyHint(cx + step * 3,     cy, "T", "Bite");
}

function drawKeyHint(x, y, k, label) {
  push();
  noStroke();
  fill(255, 230, 130);
  rect(x, y - 7, 14, 14, 2);
  fill(40, 30, 20);
  textAlign(CENTER, CENTER);
  textSize(10);
  text(k, x + 7, y);
  fill(255, 255, 255, 220);
  textAlign(LEFT, CENTER);
  textSize(11);
  text(": " + label, x + 16, y);
  pop();
}

// ============================================================
//  OVERWORLD
// ============================================================
function buildLandmarks() {
  landmarks = [
    { x: 17, y: 26, w: 6, h: 2, color: [120, 90, 60],   label: "Entrance Gate" },
    { x: 3,  y: 20, w: 4, h: 3, color: [220, 100, 80],  label: "Corn Dog Stand" },
    { x: 8,  y: 20, w: 4, h: 3, color: [240, 180, 60],  label: "Funnel Cakes" },
    { x: 13, y: 20, w: 4, h: 3, color: [255, 130, 50],  label: "BBQ Pit" },
    { x: 24, y: 20, w: 5, h: 3, color: [80, 180, 220],  label: "Ring Toss" },
    { x: 30, y: 20, w: 5, h: 3, color: [100, 200, 140], label: "Balloon Darts" },
    { x: 5,  y: 10, w: 6, h: 5, color: [180, 100, 220], label: "Ferris Wheel" },
    { x: 14, y: 10, w: 5, h: 4, color: [220, 80, 150],  label: "Tilt-A-Whirl" },
    { x: 22, y: 10, w: 6, h: 5, color: [100, 120, 220], label: "Bumper Cars" },
    { x: 30, y: 10, w: 6, h: 5, color: [140, 180, 80],  label: "Petting Zoo" },
    { x: 30, y: 5,  w: 6, h: 4, color: [180, 160, 100], label: "Horse Barn" },
    { x: 5,  y: 3,  w: 8, h: 4, color: [200, 60, 60],   label: "Main Stage" },
    { x: 16, y: 3,  w: 3, h: 2, color: [100, 100, 110], label: "Restrooms" },
    { x: 22, y: 2,  w: 5, h: 3, color: [255, 220, 100], label: "Picnic Area" },
  ];
}

function updateMap() {
  moving = false;
  let dx = 0, dy = 0;
  if (keyIsDown(LEFT_ARROW))  { dx = -1; pup.dir = 1; }
  if (keyIsDown(RIGHT_ARROW)) { dx =  1; pup.dir = 2; }
  if (keyIsDown(UP_ARROW))    { dy = -1; pup.dir = 3; }
  if (keyIsDown(DOWN_ARROW))  { dy =  1; pup.dir = 0; }

  if (dx !== 0 || dy !== 0) {
    moving = true;
    if (dx !== 0 && dy !== 0) { dx *= 0.707; dy *= 0.707; }

    let newX = pup.x + dx * pup.speed;
    let newY = pup.y + dy * pup.speed;

    let pupLeft   = newX - 8;
    let pupRight  = newX + 8;
    let pupTop    = newY - 8;
    let pupBottom = newY + 8;

    let blocked = false;
    for (let lm of landmarks) {
      let lx = lm.x * TILE;
      let ly = lm.y * TILE;
      let lw = lm.w * TILE;
      let lh = lm.h * TILE;
      if (pupRight > lx && pupLeft < lx + lw &&
          pupBottom > ly && pupTop < ly + lh) {
        blocked = true;
        break;
      }
    }

    if (!blocked) {
      newX = constrain(newX, 8, MAP_W - 8);
      newY = constrain(newY, 8, MAP_H - 8);
      pup.x = newX;
      pup.y = newY;
    }
    pup.frame += 0.15;
  }

  camX = constrain(pup.x - width / 2, 0, MAP_W - width);
  camY = constrain(pup.y - height / 2, 0, MAP_H - height);
}

function drawMap() {
  background(90, 160, 70);
  push();
  translate(-camX, -camY);

  drawGroundPaths();

  for (let lm of landmarks) {
    let lx = lm.x * TILE;
    let ly = lm.y * TILE;
    let lw = lm.w * TILE;
    let lh = lm.h * TILE;
    noStroke();
    fill(0, 0, 0, 40);
    rect(lx + 3, ly + 3, lw, lh, 4);
    fill(lm.color[0], lm.color[1], lm.color[2]);
    stroke(0, 0, 0, 60);
    strokeWeight(1);
    rect(lx, ly, lw, lh, 4);
    fill(lm.color[0] * 0.7, lm.color[1] * 0.7, lm.color[2] * 0.7);
    noStroke();
    rect(lx, ly, lw, 6, 4, 4, 0, 0);
    fill(255, 255, 255, 200);
    textAlign(CENTER, CENTER);
    textSize(9);
    text(lm.label, lx + lw / 2, ly + lh / 2);
  }

  let bobble = moving ? sin(pup.frame * 4) * 2 : 0;
  drawPupSprite(pup.x, pup.y + bobble, 1.5, pup.dir, moving);

  noStroke();
  fill(255, 255, 255, 180);
  textAlign(CENTER, CENTER);
  textSize(10);
  text(pupName, pup.x, pup.y - 20);

  pop();

  drawMapHUD();
}

function drawGroundPaths() {
  noStroke();
  fill(180, 155, 120);
  rect(0, 18 * TILE, MAP_W, 2 * TILE);
  rect(19 * TILE, 0, 2 * TILE, MAP_H);
  stroke(160, 135, 100);
  strokeWeight(1);
  line(0, 18 * TILE, MAP_W, 18 * TILE);
  line(0, 20 * TILE, MAP_W, 20 * TILE);
  line(19 * TILE, 0, 19 * TILE, MAP_H);
  line(21 * TILE, 0, 21 * TILE, MAP_H);
}

function drawMapHUD() {
  noStroke();
  fill(0, 0, 0, 130);
  rect(0, 0, width, 28);

  fill(255, 230, 130);
  textAlign(LEFT, CENTER);
  textSize(13);
  text("LOST PUP — " + pupName, 10, 14);

  fill(200, 200, 220, 160);
  textAlign(RIGHT, CENTER);
  textSize(11);
  text("ARROWS to move   D Dig · B Bark · S Sniff · T Bite", width - 10, 14);
}

// ============================================================
//  PUP TOP-DOWN SPRITE (used in the paddock and on title)
// ============================================================
function drawPupSprite(x, y, scale, dir, isMoving) {
  push();
  translate(x, y);

  let s = scale;

  noStroke();
  fill(180, 130, 70);
  ellipse(0, 0, 14 * s, 10 * s);

  let hx = 0, hy = -5 * s;
  if (dir === 0) { hx = 0;     hy = 5 * s; }
  if (dir === 1) { hx = -6*s;  hy = 0; }
  if (dir === 2) { hx = 6*s;   hy = 0; }
  if (dir === 3) { hx = 0;     hy = -5 * s; }

  fill(200, 150, 80);
  ellipse(hx, hy, 10 * s, 9 * s);

  fill(150, 100, 50);
  if (dir === 1 || dir === 3) {
    ellipse(hx - 4 * s, hy - 3 * s, 4 * s, 6 * s);
    ellipse(hx + 4 * s, hy - 3 * s, 4 * s, 6 * s);
  } else if (dir === 2) {
    ellipse(hx - 3 * s, hy - 3 * s, 4 * s, 6 * s);
    ellipse(hx + 4 * s, hy - 3 * s, 4 * s, 6 * s);
  } else {
    ellipse(hx - 4 * s, hy - 2 * s, 4 * s, 6 * s);
    ellipse(hx + 4 * s, hy - 2 * s, 4 * s, 6 * s);
  }

  if (dir !== 3) {
    fill(30, 30, 30);
    let eyeSpread = 2.5 * s;
    if (dir === 1) {
      ellipse(hx - 2 * s, hy - 1 * s, 2 * s, 2.5 * s);
      ellipse(hx + 1.5 * s, hy - 1 * s, 1.5 * s, 2 * s);
    } else if (dir === 2) {
      ellipse(hx + 2 * s, hy - 1 * s, 2 * s, 2.5 * s);
      ellipse(hx - 1.5 * s, hy - 1 * s, 1.5 * s, 2 * s);
    } else {
      ellipse(hx - eyeSpread, hy - 1 * s, 2 * s, 2.5 * s);
      ellipse(hx + eyeSpread, hy - 1 * s, 2 * s, 2.5 * s);
    }
    fill(50, 30, 30);
    if (dir === 0)      ellipse(hx, hy + 2.5 * s, 2.5 * s, 2 * s);
    else if (dir === 1) ellipse(hx - 3.5 * s, hy + 1 * s, 2 * s, 1.5 * s);
    else if (dir === 2) ellipse(hx + 3.5 * s, hy + 1 * s, 2 * s, 1.5 * s);
  }

  noFill();
  stroke(180, 130, 70);
  strokeWeight(2 * s);
  let tailWag = isMoving ? sin(frameCount * 0.3) * 0.5 : 0.2;
  if (dir === 0 || dir === 3) {
    let tx = 6 * s;
    arc(tx, -2 * s, 6 * s, 8 * s, -HALF_PI + tailWag, HALF_PI + tailWag);
  }

  if (isMoving) {
    noStroke();
    fill(150, 100, 50);
    let step = sin(frameCount * 0.3) * 2 * s;
    ellipse(-4 * s, 5 * s + step, 3 * s, 3 * s);
    ellipse(4 * s, 5 * s - step, 3 * s, 3 * s);
  }

  pop();
}

// ============================================================
//  INPUT
// ============================================================
function keyPressed() {
  if (gameState === STATE_TITLE) {
    if (keyCode === ENTER && pupName.length > 0) {
      gameState = STATE_STORY;
      typingName = false;
      storyIndex = 0;
      storyFrame = 0;
      storyFade = 0;
      return;
    }
    if (keyCode === BACKSPACE) {
      pupName = pupName.slice(0, -1);
      return;
    }
    if (key.length === 1 && pupName.length < 12) {
      if (key.match(/[a-zA-Z0-9 ]/)) pupName += key;
    }
    return;
  }

  if (gameState === STATE_STORY) {
    if (keyCode === ENTER || key === ' ') {
      if (storyIndex < STORY_BEATS - 1) {
        storyIndex++;
        storyFrame = 0;
        storyFade = 0;
      } else {
        gameState = STATE_PADDOCK;
      }
    }
    return;
  }

  if (gameState === STATE_PADDOCK) {
    // 68=D, 66=B, 83=S, 84=T
    if      (keyCode === 68) doDig();
    else if (keyCode === 66) doBark();
    else if (keyCode === 83) doSniff();
    else if (keyCode === 84) doBite();
    return;
  }
}

function mousePressed() {
  if (gameState === STATE_STORY) {
    if (storyIndex < STORY_BEATS - 1) {
      storyIndex++;
      storyFrame = 0;
      storyFade = 0;
    } else {
      gameState = STATE_PADDOCK;
    }
  }
}
